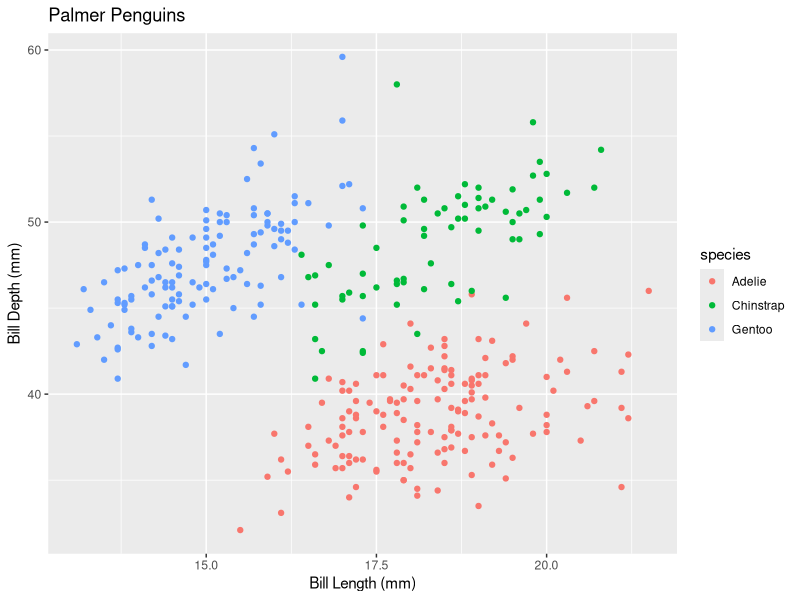
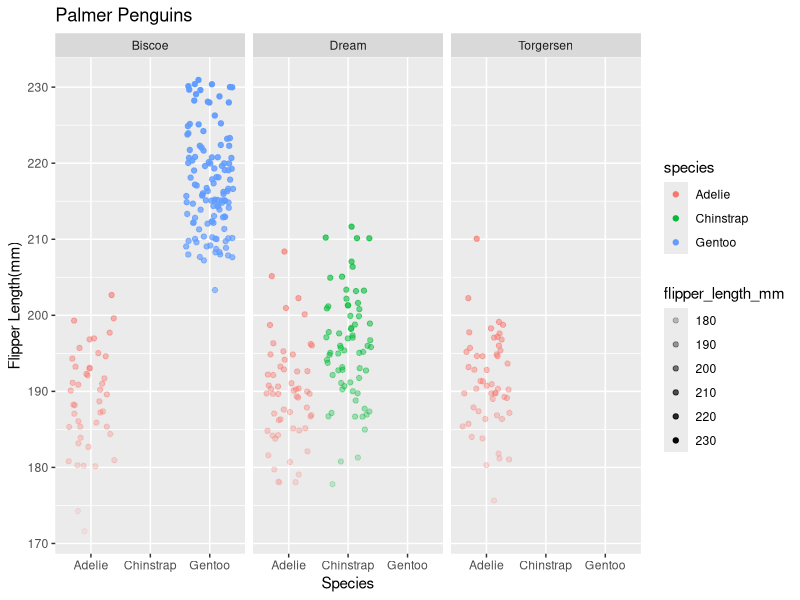

Generate these figures, in order, with R:
## ---- chunk 1
knitr::opts_chunk$set(echo = TRUE)
library(tidyverse)
library(palmerpenguins)
## ---- chunk 2
f_x <- expression(x ^ 2 )
P_a <- expression(2 *(3 * a + 2) ^ 4 - 5)
g_t <- expression(-4 * t * (t ^ 2 + 1) ^ 3)

df_dx <- D(f_x, "x")
dP_da <- D(P_a, 'a')
dg_dt <- D(g_t, "t")
## ---- chunk 3
ggplot(data = penguins, aes(x = bill_depth_mm, y = bill_length_mm)) + 
         geom_point(aes(color = species)) +
                      labs(x = "Bill Length (mm)",
                           y = "Bill Depth (mm)",
                           title = "Palmer Penguins")
                    
                    
## ---- chunk 4
ggplot(data = penguins, aes(x = species, y = flipper_length_mm)) + 
         geom_jitter(aes(color = species, alpha = flipper_length_mm)) +
                      labs(x = "Species",
                           y = "Flipper Length(mm)",
                           title = "Palmer Penguins") +
  facet_grid(~island)
